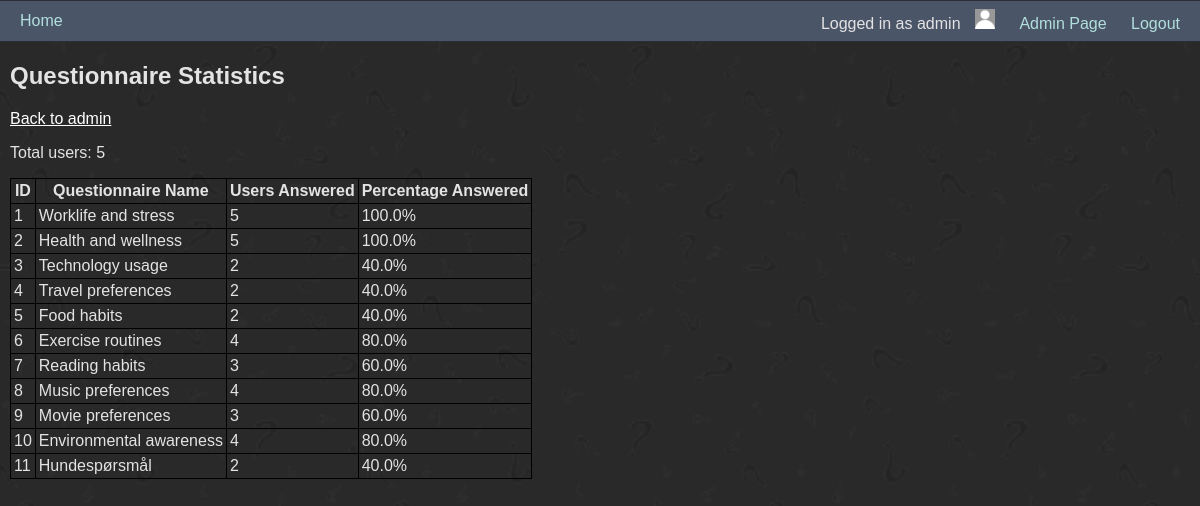
The page /admin/statistics (signed in) on the database its author committed.
### tables this page shows
CREATE TABLE users (
                                id_user INTEGER UNIQUE PRIMARY KEY NOT NULL,
                                name TEXT UNIQUE NOT NULL,
                                password TEXT NOT NULL,
                                isadmin BOOLEAN NOT NULL,
                                profile_pic TEXT,
                                darkmode BOOLEAN,
                                tokens INT
                            );

CREATE TABLE questionnaires (
                                id_questionnaire INTEGER UNIQUE PRIMARY KEY NOT NULL,
                                name_questionnaire TEXT UNIQUE NOT NULL
                            );

### app.py (the view)
@app.route("/admin/statistics")
def statistics():
    if is_admin(session.get("username")):
        conn = get_db()
        cur = conn.cursor()
        cur.execute("SELECT COUNT(*) AS total_users FROM users;")
        result = cur.fetchone()
        total_users = result[0]
        sql_users_answered_per_questionnaire = """
        SELECT questionnaires.id_questionnaire, questionnaires.name_questionnaire, COUNT(DISTINCT id_user) AS users_answered FROM questionnaires
        LEFT JOIN answers ON questionnaires.id_questionnaire = answers.id_questionnaire
        GROUP BY questionnaires.id_questionnaire, questionnaires.name_questionnaire
        ORDER BY questionnaires.id_questionnaire;
        """
        cur.execute(sql_users_answered_per_questionnaire)
        rows = cur.fetchall()
        questionnaire_data = [
            {
                "id_questionnaire": row[0],
                "name_questionnaire": row[1],
                "users_answered": row[2],
                "percentage_answered": calculate_percentage(row[2], total_users)
            }
            for row in rows
        ]
        return render_template("statistics.html", questionnaire_data=questionnaire_data, total_users=total_users)
    else:
        return abort(401)

### app.py (called while the page is built)
@app.teardown_appcontext
def teardown_db(exception):
    db = getattr(g, '_database', None)
    if db is not None:
        db.close()

### functions.py (called while the page is built)
def get_db():
    if not hasattr(g, "_database"):
        g._database = sqlite3.connect(database)
    return g._database

def is_admin(username):
    if username is not None:
        db = get_db()
        cursor = db.cursor()
        cursor.execute("SELECT isadmin FROM users WHERE name = ?", (username,))
        result = cursor.fetchone()
        if result[0]:
            return True
    else:
        return False

def calculate_percentage(answered, total):
    if total == 0:
        return 0
    return round((answered / total) * 100, 2)

### templates/statistics.html (shortened to what this page needs)
{% extends "base.html" %}
{% block content %}
<h2>Questionnaire Statistics</h2>
<a href="{{ url_for('admin')}}">Back to admin</a>
<p>Total users: {{ total_users }}</p>
<table>
    <thead>
        <tr>
            <th>ID</th>
            <th>Questionnaire Name</th>
            <th>Users Answered</th>
            <th>Percentage Answered</th>
        </tr>
    </thead>
    <tbody>
        {% for questionnaire in questionnaire_data %}
        <tr>
            <td>{{ questionnaire.id_questionnaire }}</td>
            <td>{{ questionnaire.name_questionnaire }}</td>
            <td>{{ questionnaire.users_answered }}</td>
            <td>{{ questionnaire.percentage_answered }}%</td>
        </tr>
        {% endfor %}
    </tbody>
</table>
{% endblock %}

### templates/base.html (shortened to what this page needs)
<!DOCTYPE html>
<html lang="en">
<head>
    <link rel="stylesheet" href="{{ url_for('static', filename='style.css') }}"/>
    {% if darkmode|int == 1 %}
        <link rel="stylesheet" href="{{ url_for('static', filename='dark_mode.css') }}"/>
    {% endif %}
</head>
<body>
    <header>
        <nav class="navbar">
            <div class="nav-left">
                <a href="{{ url_for('index') }}">Home</a>
            </div>
            <div class="nav-right dropdown-menu">
                <div class="login">
                    {% if logged_in_user %}
                        Logged in as {{ logged_in_user }}
                        {% if profile_pic %}
                            <a href="{{ url_for('account')}}" aria-hidden="true"><img src="/{{ profile_pic }}" alt="profile pic" width="20"></a>
                        {% else %}
                            <a href="{{ url_for('account')}}" aria-hidden="true"><img src="{{ url_for('static', filename='uploads/default_user_img.jpg') }}" alt="default profile pic" width="20"></a>
                        {% endif %}
                        {% if isadmin %}
                            <a href="{{ url_for('admin') }}">Admin Page</a>
                        {% else %}
                            <a href="{{ url_for('account')}}">My account</a>
                        {% endif %}
                        <a href="{{ url_for('logout') }}">Logout</a>
                    {% else %}
                        Not logged in
                        <a href="{{ url_for('login') }}">Login</a>
                        <a href="{{ url_for('register') }}">Register user</a>
                    {% endif %}
                </div>
            </div>
        </nav>
    </header>
    <main >
        {% block content %}{% endblock %}
    </main>
</body>
</html>

### static/style.css (style rules this page uses)
* { font-family: Verdana, Arial, sans-serif; }
header { z-index: 1000; position: sticky; top: 0; background-color: #aab6d6; border-bottom: 1px solid #2c2e35; border-top: 1px solid #2c2e35; padding-left: 10px; padding-right: 10px; padding-bottom: 5px; padding-top: 5px; height: 30px; }
header a { color: #004d40; padding: 0px 10px; text-decoration: none; font-size: 16px; text-align: center; }
.navbar { display: flex; justify-content: space-between; align-items: center; height: 30px; }
body { margin: 0; background-color: #fff; color: #000; }
main { margin: 10px; z-index: 0; }
main::before { content: ""; position: absolute; inset: 0; background-image: url('/static/question_mark_bg.png'); background-size: cover; background-repeat: no-repeat; background-position: center; opacity: 0.1; z-index: -1; }
td, th { border: 1px solid black; padding: 3px; }
table { border-collapse: collapse; }

### static/dark_mode.css (style rules this page uses)
header { background-color: #4a5568; }
header a { color: #b2dfdb; }
body { background-color: #2a2929; color: #e4e3e3; }
a { color: white; }

### rows shown on the page
users: name "admin"
questionnaires: id_questionnaire "1", name_questionnaire "Worklife and stress", users_answered "5", percentage_answered "100.0"
questionnaires: id_questionnaire "2", name_questionnaire "Health and wellness", users_answered "5", percentage_answered "100.0"
questionnaires: id_questionnaire "3", name_questionnaire "Technology usage", users_answered "2", percentage_answered "40.0"
questionnaires: id_questionnaire "4", name_questionnaire "Travel preferences", users_answered "2", percentage_answered "40.0"
questionnaires: id_questionnaire "5", name_questionnaire "Food habits", users_answered "2", percentage_answered "40.0"
questionnaires: id_questionnaire "6", name_questionnaire "Exercise routines", users_answered "4", percentage_answered "80.0"
questionnaires: id_questionnaire "7", name_questionnaire "Reading habits", users_answered "3", percentage_answered "60.0"
questionnaires: id_questionnaire "8", name_questionnaire "Music preferences", users_answered "4", percentage_answered "80.0"
questionnaires: id_questionnaire "9", name_questionnaire "Movie preferences", users_answered "3", percentage_answered "60.0"
questionnaires: id_questionnaire "10", name_questionnaire "Environmental awareness", users_answered "4", percentage_answered "80.0"
questionnaires: id_questionnaire "11", name_questionnaire "Hundespørsmål", users_answered "2", percentage_answered "40.0"

### other values the page prints
{{ total_users }} "5"
